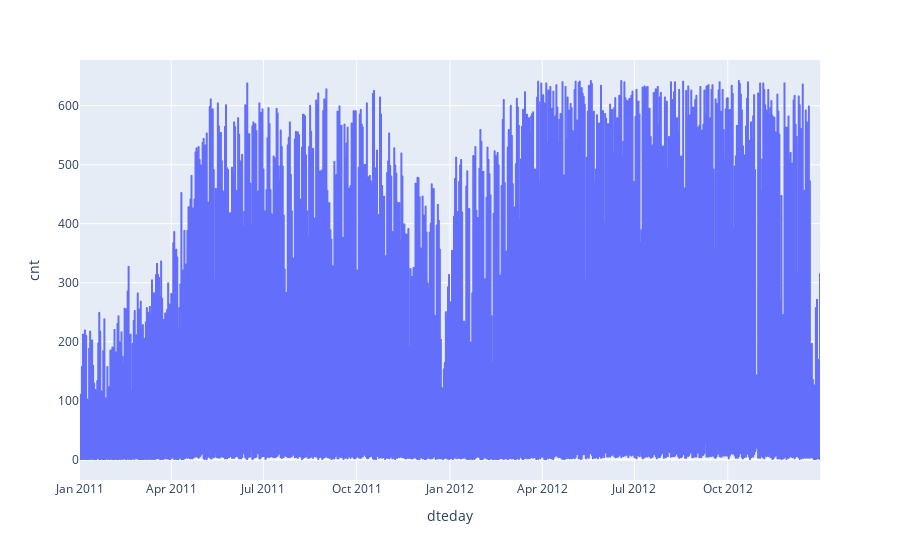

Notebook code for this chart:
### Code cell
px.line(data_frame=data, x="dteday", y="cnt", hover_data=["weekday"])

### Figure 1 — Plotly figure (JSON) as saved in the notebook; plotly's stock layout.template omitted (floating-point values rounded to 4 significant figures; data arrays with more than 128 entries replaced by an {"elided": "..."} marker saying what was removed)
{"data": [{"customdata": {"elided": "16874x1 int values"}, "hovertemplate": "dteday=%{x}<br>cnt=%{y}<br>weekday=%{customdata[0]}<extra></extra>", "legendgroup": "", "line": {"color": "#636efa", "dash": "solid"}, "marker": {"symbol": "circle"}, "mode": "lines", "name": "", "showlegend": false, "type": "scattergl", "x": {"elided": "16874 str values"}, "xaxis": "x", "y": {"elided": "16874 int values"}, "yaxis": "y"}], "layout": {"legend": {"tracegroupgap": 0}, "margin": {"t": 60}, "xaxis": {"anchor": "y", "domain": [0, 1], "title": {"text": "dteday"}}, "yaxis": {"anchor": "x", "domain": [0, 1], "title": {"text": "cnt"}}}}
